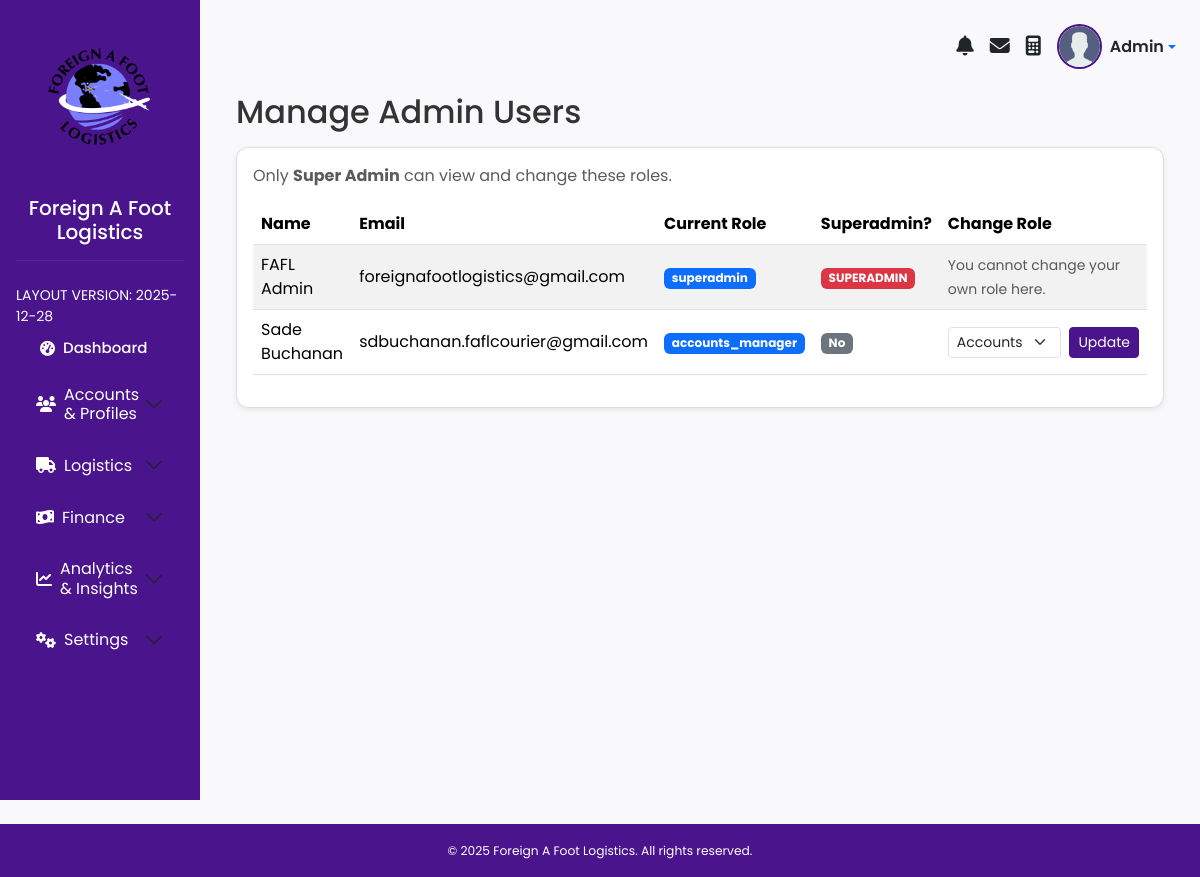
Screenshot of /admin/manage-admins (signed in) with the database file from the repository.
### app/models.py (models this page shows, shortened)
class User(db.Model, UserMixin):
    __tablename__ = 'users'
    id = db.Column(db.Integer, primary_key=True)
    email = db.Column(db.String, nullable=False, unique=True, index=True)
    password = db.Column(db.LargeBinary, nullable=False)
    role = db.Column(db.String(50), nullable=False, default='customer')
    is_superadmin = db.Column(db.Boolean, default=False)
    full_name = db.Column(db.String)
    trn = db.Column(db.String)
    mobile = db.Column(db.String)
    registration_number = db.Column(db.String, index=True)
    created_at = db.Column(db.String)
    profile_pic = db.Column(db.String)
    profile_picture = db.Column(db.String)
    date_registered = db.Column(db.String)
    address = db.Column(db.String)
    wallet_balance = db.Column(db.Float, default=0.0)
    referred_by = db.Column(db.Integer)
    referral_code = db.Column(db.String, unique=True)  # <--- unique
    referrer_id = db.Column(db.Integer)
    is_admin = db.Column(db.Boolean, default=False)
    wallet = db.relationship('Wallet', back_populates='user', uselist=False)
    wallet_transactions = db.relationship('WalletTransaction', back_populates='user', lazy='dynamic')
    invoices = db.relationship('Invoice', back_populates='user', lazy='dynamic')
    packages = db.relationship('Package', back_populates='user', lazy='dynamic')
    prealerts = db.relationship('Prealert', back_populates='user', lazy='dynamic')
    scheduled_deliveries = db.relationship('ScheduledDelivery', back_populates='user', lazy='dynamic')
    authorized_pickups = db.relationship('AuthorizedPickup', back_populates='user', lazy='dynamic')
    notifications = db.relationship('Notification', back_populates='user', lazy='dynamic')

### app/routes/admin_routes.py (the view)
@admin_bp.route('/manage-admins')
@admin_required(roles=['superadmin'])
def manage_admins():
    admins = User.query.filter_by(is_admin=True).all()
    return render_template('admin/manage_admins.html', admins=admins)

### app/forms.py
class CalculatorForm(FlaskForm):
    category = SelectField("Category", choices=[(c, c) for c in categories], validators=[DataRequired()])
    invoice_usd = DecimalField("Item Value (USD)", validators=[DataRequired(), NumberRange(min=0.01)])
    weight = DecimalField("Weight (lbs)", validators=[DataRequired(), NumberRange(min=1)])
    submit = SubmitField("Calculate")

class AdminCalculatorForm(FlaskForm):
    category = SelectField("Category", choices=[(c, c) for c in CATEGORIES.keys()], validators=[DataRequired()])
    invoice_usd = DecimalField("Item Value (USD)", validators=[DataRequired(), NumberRange(min=0.01)])
    weight = DecimalField("Weight (lbs)", validators=[DataRequired(), NumberRange(min=1)])
    submit = SubmitField("Calculate")

### app/routes/customer_routes.py (called while the page is built)
@customer_bp.app_context_processor
def inject_message_counts():
    count = 0
    try:
        if current_user.is_authenticated:
            count = (
                db.session.scalar(
                    sa.select(sa.func.count())
                    .select_from(DBMessage)
                    .where(
                        DBMessage.recipient_id == current_user.id,
                        DBMessage.is_read.is_(False),
                    )
                )
                or 0
            )
    except Exception as e:
        db.session.rollback()
        current_app.logger.warning("inject_message_counts failed: %s", e)
        count = 0
    return dict(unread_messages_count=int(count))

@customer_bp.app_context_processor
def inject_notification_counts():
    count = 0
    try:
        if current_user.is_authenticated:
            count = db.session.scalar(
                sa.select(func.count()).select_from(Notification).where(
                    Notification.user_id == current_user.id,
                    Notification.is_read.is_(False)
                )
            ) or 0
    except Exception as e:
        db.session.rollback()
        current_app.logger.warning("inject_notification_counts failed: %s", e)
        count = 0
    return dict(unread_notifications_count=int(count))

### app/templates/admin/manage_admins.html (shortened to what this page needs)
{% extends "layout_admin.html" %}
{% block content %}
<div class="container mt-4">
  <h2 class="mb-3">Manage Admin Users</h2>
  <div class="card">
    <div class="card-body">
      <p class="text-muted mb-3">
        Only <strong>Super Admin</strong> can view and change these roles.
      </p>
      <div class="table-responsive">
        <table class="table table-striped align-middle">
          <thead>
            <tr>
              <th>Name</th>
              <th>Email</th>
              <th>Current Role</th>
              <th>Superadmin?</th>
              <th style="width: 260px;">Change Role</th>
            </tr>
          </thead>
          <tbody>
            {% for adm in admins %}
              <tr>
                <td>{{ adm.full_name or '—' }}</td>
                <td>{{ adm.email }}</td>
                <td>
                  <span class="badge bg-primary">{{ adm.role or 'admin' }}</span>
                </td>
                <td>
                  {% if adm.is_superadmin %}
                    <span class="badge bg-danger">SUPERADMIN</span>
                  {% else %}
                    <span class="badge bg-secondary">No</span>
                  {% endif %}
                </td>
                <td>
                  {% if adm.id == current_user.id %}
                    <small class="text-muted">You cannot change your own role here.</small>
                  {% elif adm.is_superadmin %}
                    <small class="text-muted">Superadmin role cannot be changed here.</small>
                  {% else %}
                    <form method="POST"
                          action="{{ url_for('admin.update_admin_role', user_id=adm.id) }}"
                          class="d-flex gap-2">
                      <select name="role" class="form-select form-select-sm" required>
                        <option value="accounts_manager" {{ 'selected' if adm.role == 'accounts_manager' else '' }}>Accounts &amp; Profiles</option>
                      </select>
                      <button type="submit" class="btn btn-sm btn-primary">
                        Update
                      </button>
                    </form>
                  {% endif %}
                </td>
              </tr>
            {% endfor %}
          </tbody>
        </table>
      </div>
    </div>
  </div>
</div>
{% endblock %}

### app/static/css/admin.css (style rules this page uses)
body { font-family: 'Poppins', sans-serif; background-color: #f9f9fb; color: #333; margin: 0; padding: 0; transition: background-color 0.3s ease, color 0.3s ease; }
.btn-primary { background-color: #4a148c; border-color: #4a148c; color: #fff; transition: background-color 0.3s, border-color 0.3s; }
.card { border: 1px solid #ddd; border-radius: 10px; box-shadow: 0 2px 6px rgba(0, 0, 0, 0.08); margin-bottom: 20px; transition: box-shadow 0.3s ease, transform 0.3s ease; }
.card-body { border-bottom-left-radius: 10px; border-bottom-right-radius: 10px; }
.table thead { background-color: #4a148c; color: #fff; }

### app/templates/admin/admin_calculator_modal.html (style rules this page uses)
.card { border-radius: 0.75rem; }

### rows the page displays
User: full_name "FAFL Admin", email "foreignafootlogistics@gmail.com", role "superadmin", is_superadmin "SUPERADMIN", shows "You cannot change your own role here."
User: full_name "Sade Buchanan", email "sdbuchanan.faflcourier@gmail.com", role "accounts_manager", is_superadmin "No"
